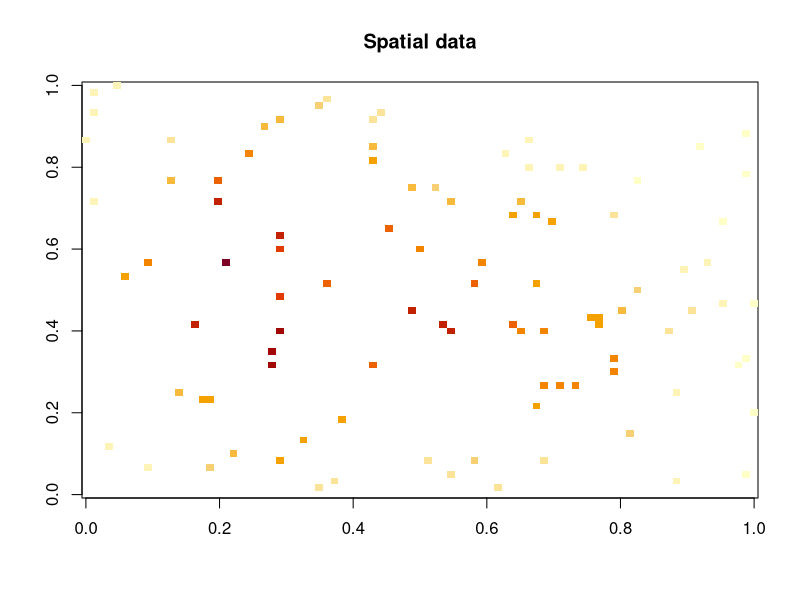
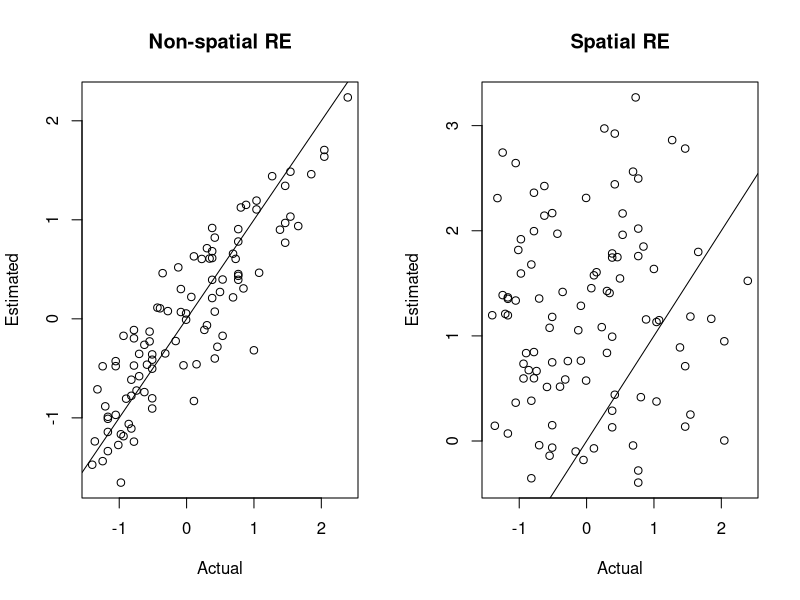
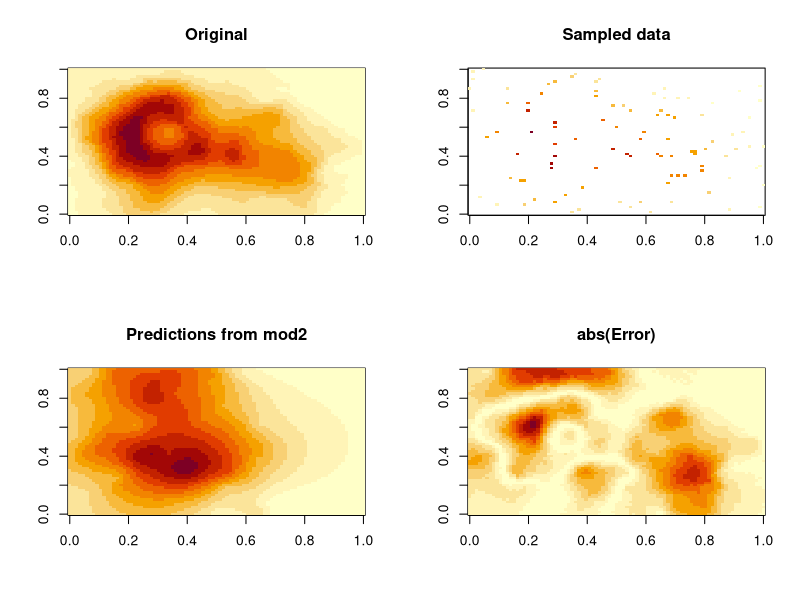

The R source for these figures, in order:
#Spatial autocorrelation example
# Modified from https://cran.r-project.org/web/packages/glmmTMB/vignettes/covstruct.html

#Load glmmTMB
library(glmmTMB)

set.seed(1234)

Nsites <- 100 #Number of sites
N <- 300 #Number of samples (3 per site)

x <- runif(N,-1,1) #Single dependent variable "x"
fixMM <- model.matrix(~x) #Model matrix for fixed effects
fixCoefs <- c(0,1) #Fixed effect coefficients
sites <- rep(factor(1:Nsites),length.out=N) #Assign to sites 

#Spatial random effect (from "volcano" elevation dataset)
volcano <- (volcano-mean(volcano))/sd(volcano) #Rescale elevation values for model
s <- data.frame(z = as.vector(volcano),
                x = as.vector(row(volcano)),
                y = as.vector(col(volcano)))
s <- s[sample(nrow(s),Nsites),] #Sample 26 sites
s$siteName <- factor(1:Nsites) #Label sites

#Plot data from sites
volcano.data <- array(NA, dim(volcano))
volcano.data[cbind(s$x, s$y)] <- s$z
image(volcano.data, main="Spatial data", useRaster=TRUE)

#Generate data from "fixed" and site effect
fixedEff <- fixMM %*% fixCoefs #Fixed effect
siteEff <- model.matrix(~sites-1) %*% s$z #Site effect
yhat <- fixedEff + siteEff #Predicted value
y <- yhat + rnorm(N,0,0.5) #Data (Residual SD = 0.5)

#Add spatial coordinates as E and N
siteE <- model.matrix(~sites-1) %*% s$x 
siteN <- model.matrix(~sites-1) %*% s$y 

#Set up spatial data for use in glmmTMB model
siteCoords <- numFactor(siteE,siteN) #Coordinates
siteGroup <- factor(rep(1,N)) #Group

#Assemble dataframe
dat <- data.frame(y,x,sites,siteE,siteN,siteCoords,siteGroup) 

#Model generated data

#Model using only site ID
mod1 <- glmmTMB(y~1+(1|sites),data=dat,family=gaussian())

#Model using site location
mod2 <- glmmTMB(y~1+exp(siteCoords + 0|siteGroup),data=dat,family=gaussian())

#How do models do at estimating fixed effects (slope = 1)

#Both are essentially identical
data.frame(NonSpatial=confint(mod1)[2,],Spatial=confint(mod2)[2,])

#How do models do at estimating spatial random effect?
checkRE <- data.frame(s,ranefM1=ranef(mod1)[[1]][[1]][,1],
                     ranefM2=unlist(ranef(mod2)[[1]][[1]]))

par(mfrow=c(1,2)) #Spatial model does a poor job
with(checkRE,plot(z,ranefM1,xlab='Actual',ylab='Estimated',main='Non-spatial RE')); abline(0,1)
with(checkRE,plot(z,ranefM2,xlab='Actual',ylab='Estimated',main='Spatial RE')); abline(0,1)
par(mfrow=c(1,1))

#Can the spatial model reconstruct "volcano" image?
predict_col <- function(i) { #Function to construct 1 column at a time (more efficient)
  newdata <- data.frame( siteCoords = numFactor(expand.grid(x=i,y=1:nrow(volcano)))) #i=cols,j=rows
  newdata$siteGroup <- factor(rep(1,nrow(newdata)))
  newdata$x <- 0 #Marginalize across x
  predict(mod2, newdata=newdata, type="response", allow.new.levels=TRUE)
}

#Takes a few minutes to predict all responses. Weirdly slow for Matern and Gaussian
pred <- sapply(1:ncol(volcano),predict_col)

pred<- predict_col(1)  #Takes a few minutes to predict all responses. Weirdly slow for Matern and Gaussian
for(i in 2:ncol(volcano)){
  pred <- cbind(pred,predict_col(i))
  print(paste('Col',i,'/',ncol(volcano),'Complete'))
}

#Plot predictions + errors
par(mfrow=c(2,2))

#Original data
image(volcano,main='Original')

#Data from sites
volcano.data <- array(NA, dim(volcano))
volcano.data[cbind(s$x, s$y)] <- s$z
image(volcano.data, main="Sampled data", useRaster=TRUE)

#Plot data from predictions
image(pred, main="Predictions from mod2", useRaster=TRUE)

#How wrong are the predictions?
error.data <- abs(volcano-pred)
image(error.data, main="abs(Error)", useRaster=TRUE)

par(mfrow=c(1,1))
